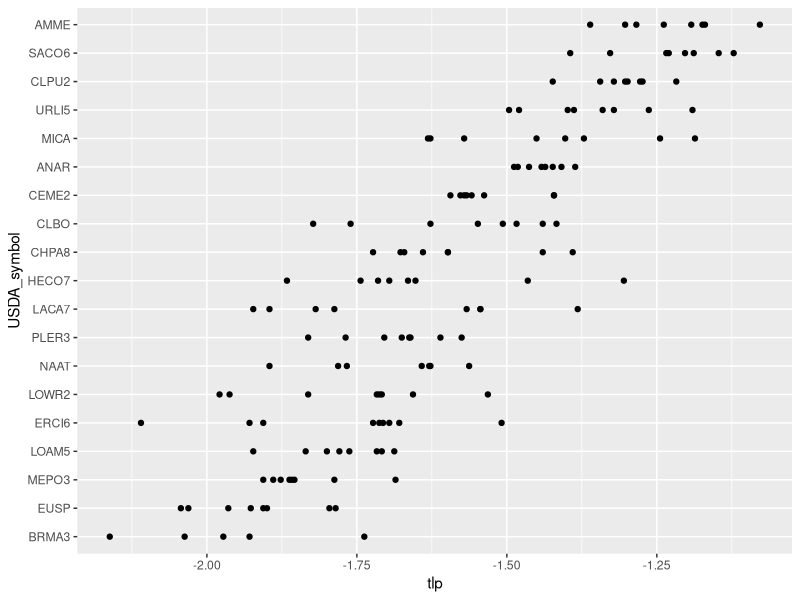

Write R code to recreate this figure. (Note: this script raises an error after producing the figure.)
rm(list = ls())
library(tidyverse)

outfile <- 'data-raw/cleaned_trait_data/avg_tlp.csv'

tlp_dat <- read_csv('data-raw/raw_trait_data/Sedgwick_TLP_2017.csv')
alias <- read_csv('data-raw/alias.csv')


tlp_dat <- 
  tlp_dat %>% 
  rename('alias' = species) %>% 
  left_join(alias) %>% 
  select(sequence, USDA_symbol, individual, leaf, osmotic_potential, tlp) 

tlp_dat %>% 
  group_by( USDA_symbol) %>% 
  mutate( mtlp = mean(tlp, na.rm = T)) %>% 
  ungroup() %>% 
  mutate( USDA_symbol = factor(USDA_symbol, levels = unique( USDA_symbol[ order(mtlp) ] ), ordered = T)) %>% 
  ggplot( aes( x = USDA_symbol, y = tlp)) + 
  geom_point() + 
  coord_flip()
  
average_tlp <- 
  tlp_dat %>% 
  group_by( USDA_symbol ) %>% 
  summarise( tlp = mean(tlp, na.rm = T))

average_tlp %>% 
  write_csv(path = outfile)
